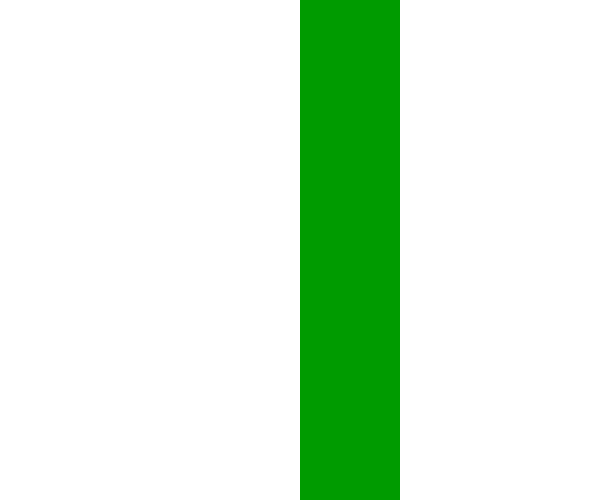
Frame 1 (no input)
Frame 60 (no input): identical to frame 1, image omitted
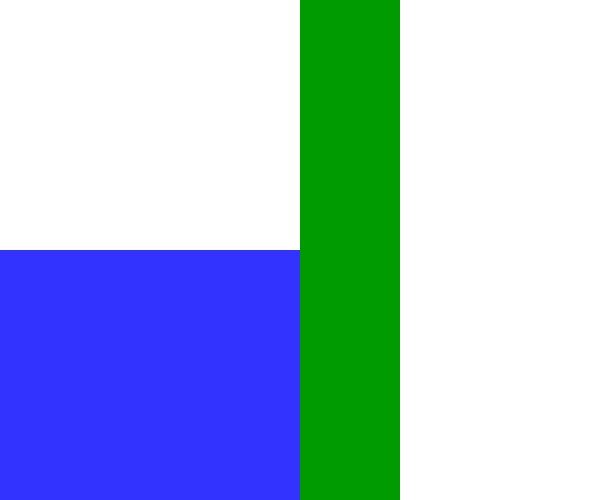
Frame 120 (the mouse pressed at the canvas centre since frame 60)

The p5.js sketch that drew these frames (run headless with seeded random() and noise() and a simulated clock; from frame 60 on, the mouse is pressed at the canvas centre):

// p5.js sketch
// ── sketch.js
function setup() {
	createCanvas(600,500);
}

function draw() {

}

function mouseMoved(){
	noStroke();
	if(mouseX < (width/2)){
		fill(0,155,0);
		//green
		rect(300,0,100,500);
	}
	else if (mouseY < height/2){
		fill(255,128,0);
		//orange
		rect(0,0,300,250);
	}
	else{
		fill(51,51,255);
		//blue
		rect(0,250,300,250);
	}
}
